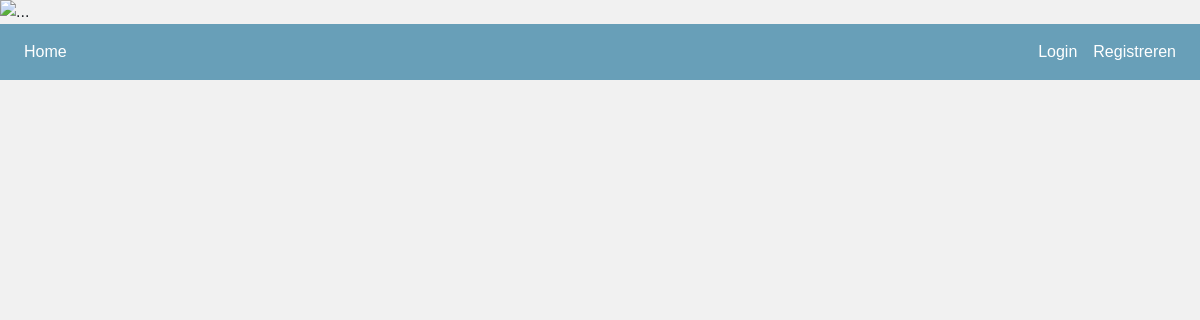
Before: /bungalow/6 persoons huisje with the older database file.
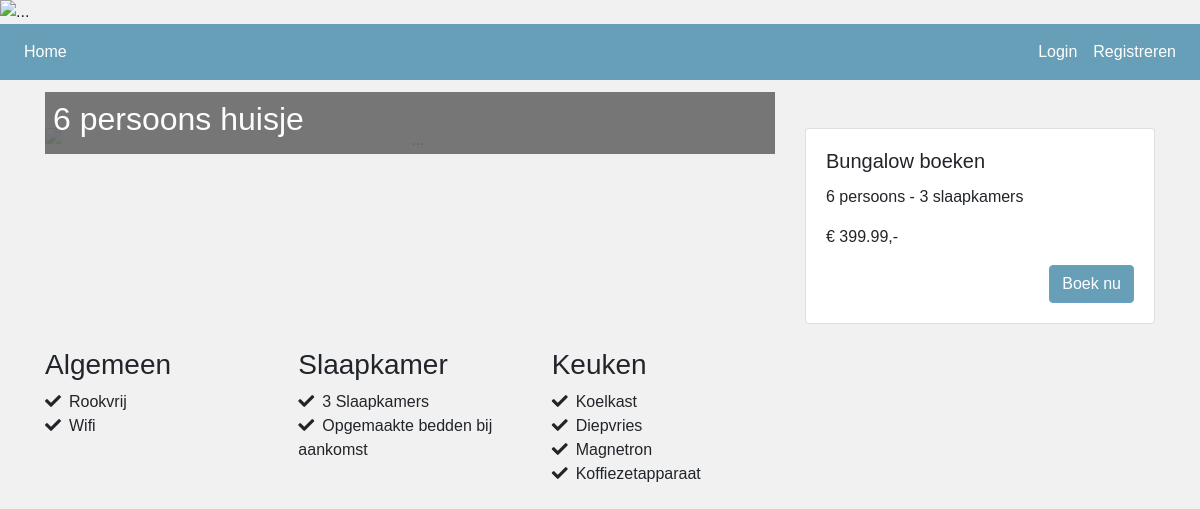
After: the same page with the newer database file.
### bungalowpark/models.py (models this page shows, shortened)
class Bungalow(db.Model):
    __tablename__ = 'bungalows'
    id = db.Column(db.Integer(),primary_key = True)
    naam = db.Column(db.String(50), nullable=False, unique=True, index=True)
    typeID = db.Column(db.Integer,db.ForeignKey('type.id'))
    boeking = db.relationship('Boeking', backref='bungalow' ,uselist=False)

class BungalowType(db.Model):
    __tablename__ = 'type'
    id = db.Column(db.Integer(),primary_key= True)
    aantalPersonen = db.Column(db.Integer(), nullable=False )
    weekprijs = db.Column(db.Numeric(10,2), nullable=False)
    bungalow = db.relationship('Bungalow',backref='bungalowType',uselist=False)

### bungalowpark/__init__.py (the view, shortened to what this page needs)
@app.route('/bungalow/<bungalow>', methods=['GET', 'POST'])
def bungalow(bungalow):
    form = BoekingForm()
    bungalow = Bungalow.query.filter_by(naam=bungalow)
    return render_template('bungalow.html', valve=bungalow, bungalow=bungalow, form=form)

### bungalowpark/templates/bungalow.html (shortened to what this page needs)
{% extends "base.html" %}
{% block content %}
    <div class="container">
        <div class="row">
            <div class="col-sm-12 col-md-8">
                <div class="image">
                </div>
                <div class="text p-2" style="background-color: dimgray; color: white;">
                    <h2>{{bungalow.naam.capitalize()}}</h2>
                </div>
            </div>
            <div class="col-sm-12 col-md-4">
                <div class="card">
                    <div class="card-body">
                        <h5 class="card-title"> Bungalow boeken  </h5>
                        <p class="card-text">{{bungalow.bungalowType.aantalPersonen}} persoons - {{(bungalow.bungalowType.aantalPersonen / 2 )|int }} slaapkamers </p>
                        <p class="card-text">€ {{bungalow.bungalowType.weekprijs}},- </p>
                        <button type="button" class="btn btn-primary backgroundColorBlue float-right" data-bs-toggle="modal" data-bs-target="#exampleModal">
                            Boek nu
                        </button>
                    </div>
                </div>
            </div>
            <div class="col-sm-12 col-md-8">
                <div class="row mt-4">
                    <div class="col-sm-12 col-md-4">
                        <h3>Algemeen</h3>
                        <ol class="list-unstyled inline-block">
                            <li><i class="mr-2 fas fa-check"></i>Rookvrij</li>
                            <li><i class="mr-2 fas fa-check"></i>Wifi</li>
                        </ol>
                    </div>
                    <div class="col-sm-12 col-md-4">
                        <h3>Slaapkamer</h3>
                        <ol class="list-unstyled inline-block">
                            <li><i class="mr-2 fas fa-check"></i>{{(bungalow.bungalowType.aantalPersonen / 2 )|int }} Slaapkamers</li>
                            <li><i class="mr-2 fas fa-check"></i>Opgemaakte bedden bij aankomst</li>
                        </ol>
                    </div>
                    <div class="col-sm-12 col-md-4">
                        <h3>Keuken</h3>
                        <ol class="list-unstyled inline-block">
                            <li><i class="mr-2 fas fa-check"></i>Koelkast</li>
                            <li><i class="mr-2 fas fa-check"></i>Diepvries</li>
                            <li><i class="mr-2 fas fa-check"></i>Magnetron</li>
                            <li><i class="mr-2 fas fa-check"></i>Koffiezetapparaat</li>
                        </ol>
                    </div>
                </div>
            </div>
        </div>
    </div>
{% endblock %}

### bungalowpark/templates/base.html (shortened to what this page needs)
<!DOCTYPE html>
<html lang="en" dir="ltr">
<head>
    <link rel="stylesheet" href="https://maxcdn.bootstrapcdn.com/bootstrap/4.0.0/css/bootstrap.min.css">
    <link rel="stylesheet" href="https://cdnjs.cloudflare.com/ajax/libs/bootstrap-datetimepicker/4.17.37/css/bootstrap-datetimepicker.css">
    <link rel="stylesheet" href="https://use.fontawesome.com/releases/v5.7.0/css/all.css">
</head>
<body>
      <div id="carouselExampleControls" class="carousel slide" data-bs-ride="carousel">
        <div class="carousel-inner">
          <div class="carousel-item w-100 active">
              <div class="carousel-caption d-none d-md-block">
              </div>
            <img src="https://cdn.roompot.com/assets/imgs/vakantieparken/nederland/drenthe/bungalowpark-het-hart-van-drenthe/park-header/1196x490/2052953.jpg" class="d-block w-100" alt="...">
          </div>
        </div>
      </div>
      <nav class="navbar navbar-expand-lg  navbar-light mb-5 ">
        <div class="collapse navbar-collapse" id="navbarSupportedContent">
        <ul class="navbar-nav mr-auto">
          <li class="nav-item">
            <a class="nav-link active" aria-current="page" href="{{ url_for('index') }}">Home</a>
          </li>
        </ul>
        <ul class="navbar-nav">
          {% if current_user.is_authenticated %}
          <li class="nav-item">
            <a class="nav-link" href="{{ url_for('logout') }}">Uitloggen</a>
          </li>
          {% else %}
          <li class="nav-item">
            <a class="nav-link" href="{{ url_for('login') }}">Login</a>
          </li>
          <li class="nav-item">
            <a class="nav-link" href="{{ url_for('register') }}">Registreren</a>
          </li>
          {% endif %}
        </ul>
        </div>
      </nav>
{% block content %}
{% endblock %}
</body>
</html>

### bungalowpark/templates/base.html (style rules this page uses)
body { background-color: #f1f1f1; font-family: sans-serif; }
.backgroundColorBlue { background-color: #689fb8; color: white; border-color: #689FC7; }
.carousel-inner { height: 25%; max-height: 50vh; }
.carousel-caption { bottom: unset; top: 25%; }
nav { background-color: #689fb8; }
.text { background-color: rgb(105 105 105 / 100%); opacity: 0.9; color: white; margin-top: -60px; }
nav a.nav-link { color: white!important; }

Changed rows visible on the page:
now on this page (row edited): Bungalow: naam "6 persoons huisje", bungalowType.aantalPersonen "6", bungalowType.weekprijs "399.99"
now on this page (row edited): BungalowType: (bungalow.bungalowType.aantalPersonen/2)|int "3"
